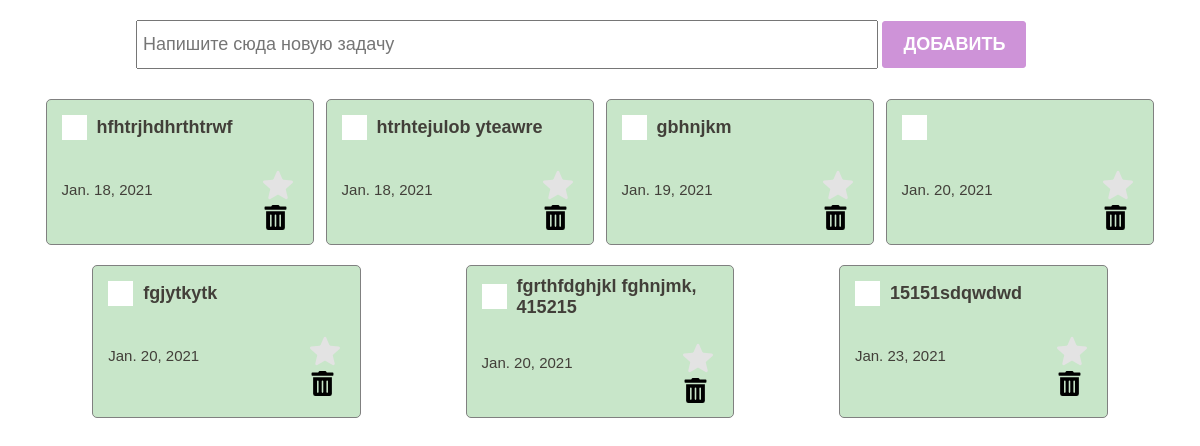
/test, run on the app's committed database.
### main/models.py (models this page shows)
class ToDo(models.Model):
 text = models.CharField(max_length=100)
 created_at = models.DateField(auto_now_add=True)
 is_closed = models.BooleanField(default=False)
 is_favourite = models.BooleanField(default=False)

### main/views.py (the view)
# urls.py: path('test', test, name="test"),
def test(request):
  todo_list = ToDo.objects.all()
  return render(request, "test.html", {"todo_list":todo_list})

### main/templates/test.html (shortened to what this page needs)
{% load static%}
<!DOCTYPE html>
<html lang="en">
<head>
  <link rel="stylesheet" href="{% static 'styles.css'%}">
  <link rel="stylesheet" href="{% static 'checkbox.css'%}">
</head>
<body>
  <section>
    <div class="createContainer">
      <form action="{%url 'add-todo'%}" method="POST">
          <input class="creatInput" type="text" placeholder="Напишите сюда новую задачу" name="todo_text">
          <button class="creatBtn">Добавить</button>
      </form>
    </div>
    <div class="toDoContainer">
      {% for todo in todo_list %}
       <div class="toDoItem">
          <div class="toDoItemHeader">
             <label class="checkBoxContainer">
               <span class="checkMark"></span>
             </label>
             <h4>{{todo.text}}</h4>
          </div>
          <div class="toDoItemFooter">
            <p>{{todo.created_at}}</p>
            <div class="actionBtns">
                <div class="rating">
                     <label for="rating-5"></label>
                </div>
             <img src="{% static  'images/trash-alt-solid.svg'%}" alt="">
            </div>
          </div>
       </div>
       {%endfor%}
       </div>
  </section>
</body>
</html>

### main/static/styles.css (style rules this page uses)
* { box-sizing: border-box; margin: 0; padding: 0; color: rgb(66, 63, 57); }
section { width: 100%; padding: 20px; display: flex; flex-direction: column; align-items: center; }
.createContainer { width: 80%; }
.creatInput { padding: 12px 5px; font-size: 18px; width: 80%; }
.creatBtn { padding: 12px 20px; background-color: #ce93d8; border: 1px solid #ce93d8; color: white; font-size: 18px; text-transform: uppercase; font-weight:bold; border-radius: 3px; cursor: pointer; }
.toDoContainer { padding: 30px 20px; display: flex; justify-content: space-around; flex-wrap: wrap; width: 100%; }
.toDoItem { border: 1px solid gray; border-radius: 5px; width: 24%; padding: 10px 15px; background-color: #c8e6c9; margin-bottom: 20px; }
.toDoItemHeader { display: flex; align-items: center; min-height: 35px; }
.toDoItemHeader h4 { font-size: 18px; font-family: sans-serif; }
.toDoItemFooter p { font-size: 15px; font-family: sans-serif; }
.toDoItemFooter { display: flex; justify-content: space-between; align-items: center; flex-direction: row; }
.toDoItemFooter img { width: 25px; height: 25px; margin: 0 5px; cursor: pointer; }
.rating { display: flex; justify-content: center; overflow: hidden; flex-direction: row-reverse; height: 60px; position: relative; }
.rating > label { cursor: pointer; width: 40px; height: 40px; margin-top: auto; background-repeat: no-repeat; background-position: center; background-size: 76%; transition: .3s; }

### main/static/checkbox.css (style rules this page uses)
.checkBoxContainer { display: block; position:relative; padding-left: 35px; margin-bottom: 12px; cursor: pointer; font-size: 12px; -webkit-user-select: none; -moz-user-select: none; -ms-user-select: none; user-select: none; }
.checkMark { position: absolute; top: -7px; left: 0; height: 25px; width: 25px; background-color: rgb(255, 255, 255); }
.checkMark::after { content: ""; position: absolute; display: none; }

### data on the page
ToDo: text "hfhtrjhdhrthtrwf", created_at "Jan. 18, 2021"
ToDo: text "htrhtejulob yteawre", created_at "Jan. 18, 2021"
ToDo: text "gbhnjkm", created_at "Jan. 19, 2021"
ToDo: created_at "Jan. 20, 2021"
ToDo: text "fgjytkytk", created_at "Jan. 20, 2021"
ToDo: text "fgrthfdghjkl fghnjmk, 415215", created_at "Jan. 20, 2021"
ToDo: text "15151sdqwdwd", created_at "Jan. 23, 2021"
